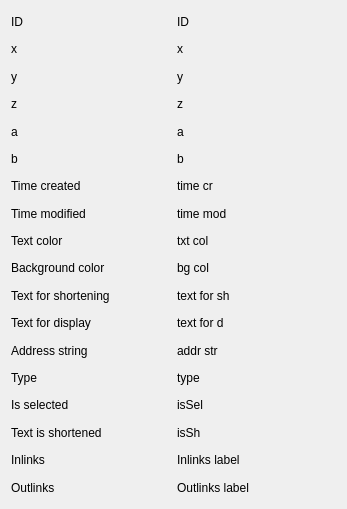
<?xml version="1.0" encoding="UTF-8"?>
<ui version="4.0">
 <class>NoteDetailsWindow</class>
 <widget class="QWidget" name="NoteDetailsWindow">
  <property name="geometry">
   <rect>
    <x>0</x>
    <y>0</y>
    <width>347</width>
    <height>509</height>
   </rect>
  </property>
  <property name="windowTitle">
   <string>Form</string>
  </property>
  <layout class="QHBoxLayout" name="horizontalLayout_2">
   <item>
    <layout class="QHBoxLayout" name="horizontalLayout">
     <item>
      <layout class="QVBoxLayout" name="verticalLayout_2">
       <item>
        <widget class="QLabel" name="label_3">
         <property name="text">
          <string>ID</string>
         </property>
        </widget>
       </item>
       <item>
        <widget class="QLabel" name="label_2">
         <property name="text">
          <string>x</string>
         </property>
        </widget>
       </item>
       <item>
        <widget class="QLabel" name="label">
         <property name="text">
          <string>y</string>
         </property>
        </widget>
       </item>
       <item>
        <widget class="QLabel" name="label_4">
         <property name="text">
          <string>z</string>
         </property>
        </widget>
       </item>
       <item>
        <widget class="QLabel" name="label_5">
         <property name="text">
          <string>a</string>
         </property>
        </widget>
       </item>
       <item>
        <widget class="QLabel" name="label_6">
         <property name="text">
          <string>b</string>
         </property>
        </widget>
       </item>
       <item>
        <widget class="QLabel" name="label_9">
         <property name="text">
          <string>Time created</string>
         </property>
        </widget>
       </item>
       <item>
        <widget class="QLabel" name="label_10">
         <property name="text">
          <string>Time modified</string>
         </property>
        </widget>
       </item>
       <item>
        <widget class="QLabel" name="label_12">
         <property name="text">
          <string>Text color</string>
         </property>
        </widget>
       </item>
       <item>
        <widget class="QLabel" name="label_13">
         <property name="text">
          <string>Background color</string>
         </property>
        </widget>
       </item>
       <item>
        <widget class="QLabel" name="label_18">
         <property name="text">
          <string>Text for shortening</string>
         </property>
        </widget>
       </item>
       <item>
        <widget class="QLabel" name="label_17">
         <property name="text">
          <string>Text for display</string>
         </property>
        </widget>
       </item>
       <item>
        <widget class="QLabel" name="label_16">
         <property name="text">
          <string>Address string</string>
         </property>
        </widget>
       </item>
       <item>
        <widget class="QLabel" name="label_19">
         <property name="text">
          <string>Type</string>
         </property>
        </widget>
       </item>
       <item>
        <widget class="QLabel" name="label_11">
         <property name="text">
          <string>Is selected</string>
         </property>
        </widget>
       </item>
       <item>
        <widget class="QLabel" name="label_8">
         <property name="text">
          <string>Text is shortened</string>
         </property>
        </widget>
       </item>
       <item>
        <widget class="QLabel" name="label_7">
         <property name="text">
          <string>Inlinks</string>
         </property>
        </widget>
       </item>
       <item>
        <widget class="QLabel" name="label_14">
         <property name="text">
          <string>Outlinks</string>
         </property>
        </widget>
       </item>
      </layout>
     </item>
     <item>
      <layout class="QVBoxLayout" name="verticalLayout">
       <item>
        <widget class="QLabel" name="idLabel">
         <property name="text">
          <string>ID</string>
         </property>
        </widget>
       </item>
       <item>
        <widget class="QLabel" name="xLabel">
         <property name="text">
          <string>x</string>
         </property>
        </widget>
       </item>
       <item>
        <widget class="QLabel" name="yLabel">
         <property name="text">
          <string>y</string>
         </property>
        </widget>
       </item>
       <item>
        <widget class="QLabel" name="zLabel">
         <property name="text">
          <string>z</string>
         </property>
        </widget>
       </item>
       <item>
        <widget class="QLabel" name="aLabel">
         <property name="text">
          <string>a</string>
         </property>
        </widget>
       </item>
       <item>
        <widget class="QLabel" name="bLabel">
         <property name="text">
          <string>b</string>
         </property>
        </widget>
       </item>
       <item>
        <widget class="QLabel" name="t_madeLabel">
         <property name="text">
          <string>time cr</string>
         </property>
        </widget>
       </item>
       <item>
        <widget class="QLabel" name="t_modLabel">
         <property name="text">
          <string>time mod</string>
         </property>
        </widget>
       </item>
       <item>
        <widget class="QLabel" name="txt_colLabel">
         <property name="text">
          <string>txt col</string>
         </property>
        </widget>
       </item>
       <item>
        <widget class="QLabel" name="bg_colLabel">
         <property name="text">
          <string>bg col</string>
         </property>
        </widget>
       </item>
       <item>
        <widget class="QLabel" name="text_for_shorteningLabel">
         <property name="text">
          <string>text for sh</string>
         </property>
        </widget>
       </item>
       <item>
        <widget class="QLabel" name="text_for_displayLabel">
         <property name="text">
          <string>text for d</string>
         </property>
        </widget>
       </item>
       <item>
        <widget class="QLabel" name="address_stringLabel">
         <property name="text">
          <string>addr str</string>
         </property>
        </widget>
       </item>
       <item>
        <widget class="QLabel" name="typeLabel">
         <property name="text">
          <string>type</string>
         </property>
        </widget>
       </item>
       <item>
        <widget class="QLabel" name="selectedLabel">
         <property name="text">
          <string>isSel</string>
         </property>
        </widget>
       </item>
       <item>
        <widget class="QLabel" name="text_is_shortenedLabel">
         <property name="text">
          <string>isSh</string>
         </property>
        </widget>
       </item>
       <item>
        <widget class="QLabel" name="inlinksLabel">
         <property name="text">
          <string>Inlinks label</string>
         </property>
        </widget>
       </item>
       <item>
        <widget class="QLabel" name="outlinksLabel">
         <property name="text">
          <string>Outlinks label</string>
         </property>
        </widget>
       </item>
      </layout>
     </item>
    </layout>
   </item>
  </layout>
 </widget>
 <resources/>
 <connections/>
</ui>
